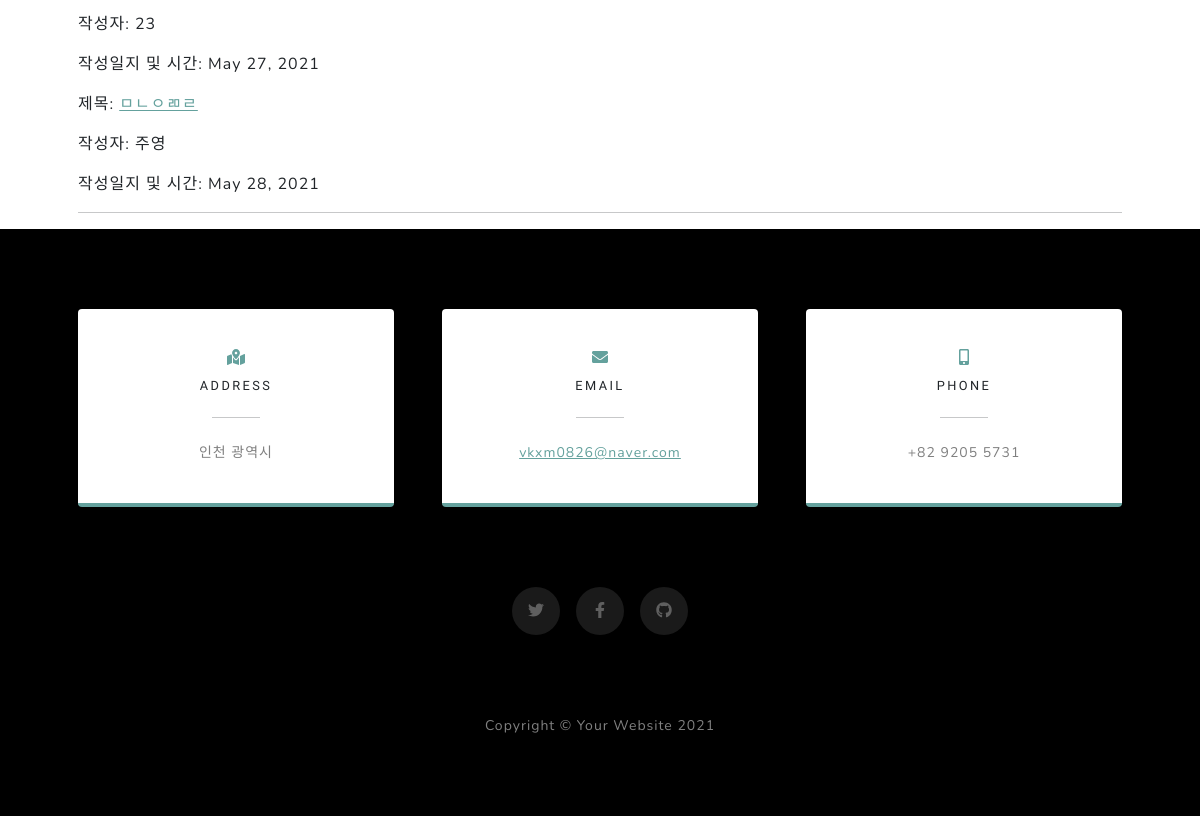
Page /read/ (lower part) on the earlier database version.
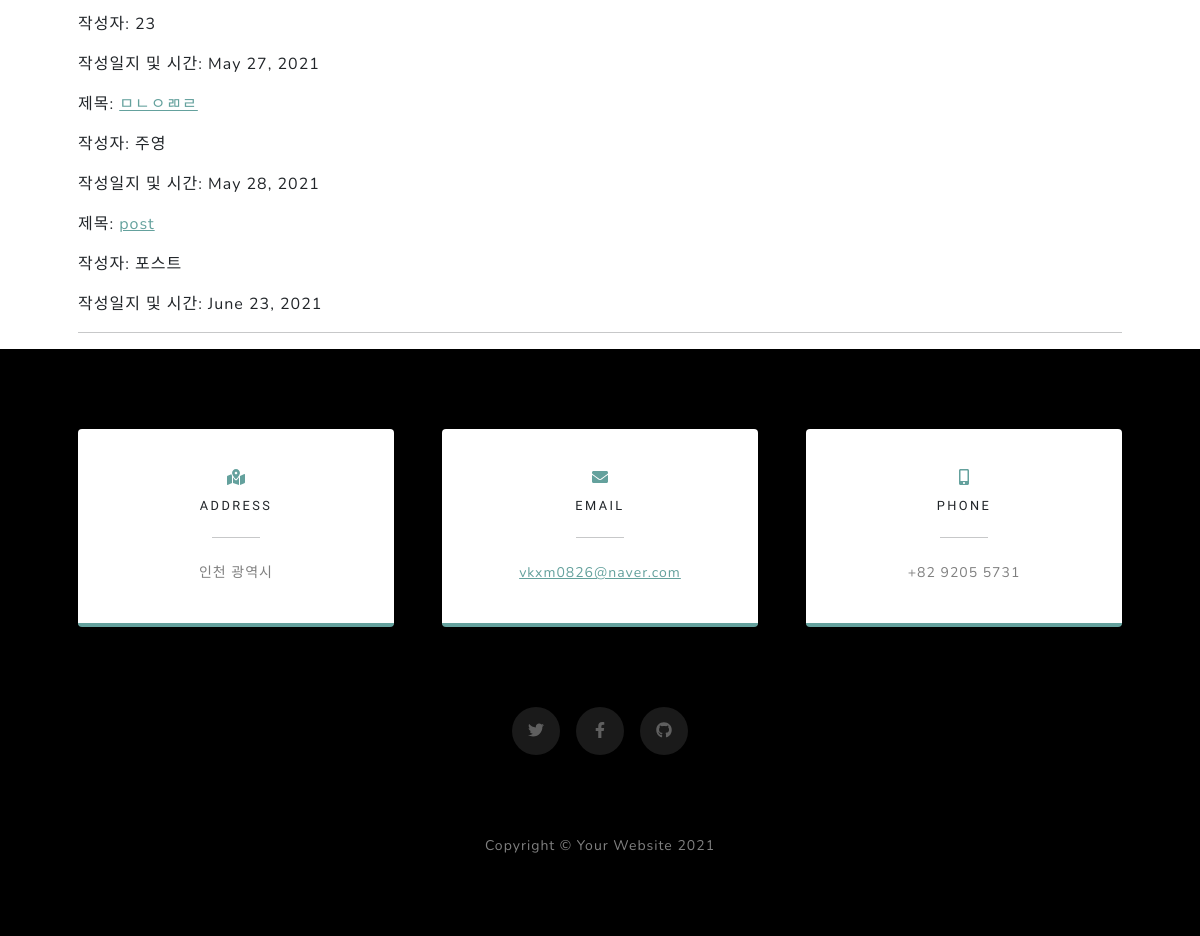
Same page on the later database version.
### blog/models.py (models this page shows, shortened)
class Post(models.Model):
    title = models.CharField(max_length=200)
    pub_date = models.DateField('date published')
    writer = models.CharField(null = False, max_length=15, default='닉네임을 입력해주세요.')
    body = models.TextField()
    hashtags = models.ManyToManyField('Hashtag', blank = True)

### blog/views.py (the view)
# urls.py: path('read/', blog.views.read, name = 'read'),
def read(request):
    posts = Post.objects
    return render(request, 'blog/read.html', {'posts':posts})

### blog/templates/blog/read.html
{% extends 'blog/base.html' %}
{% block content %}
<section class="page-section" id="services">
    <div class="container px-4 px-lg-5">
        {% for posts in posts.all %}
        <p>제목: <a href="{% url 'detail' posts.id %}">{{posts.title}}</a></p>
        <p>작성자: {{posts.writer}}</p>
        <p>작성일지 및 시간: {{posts.pub_date}}</p>
        {% endfor %}
        <hr class="divider" />
    </div>
</section>
{% endblock %}

Differences in the rows shown:
added Post: title "post", writer "포스트", pub_date "June 23, 2021"
